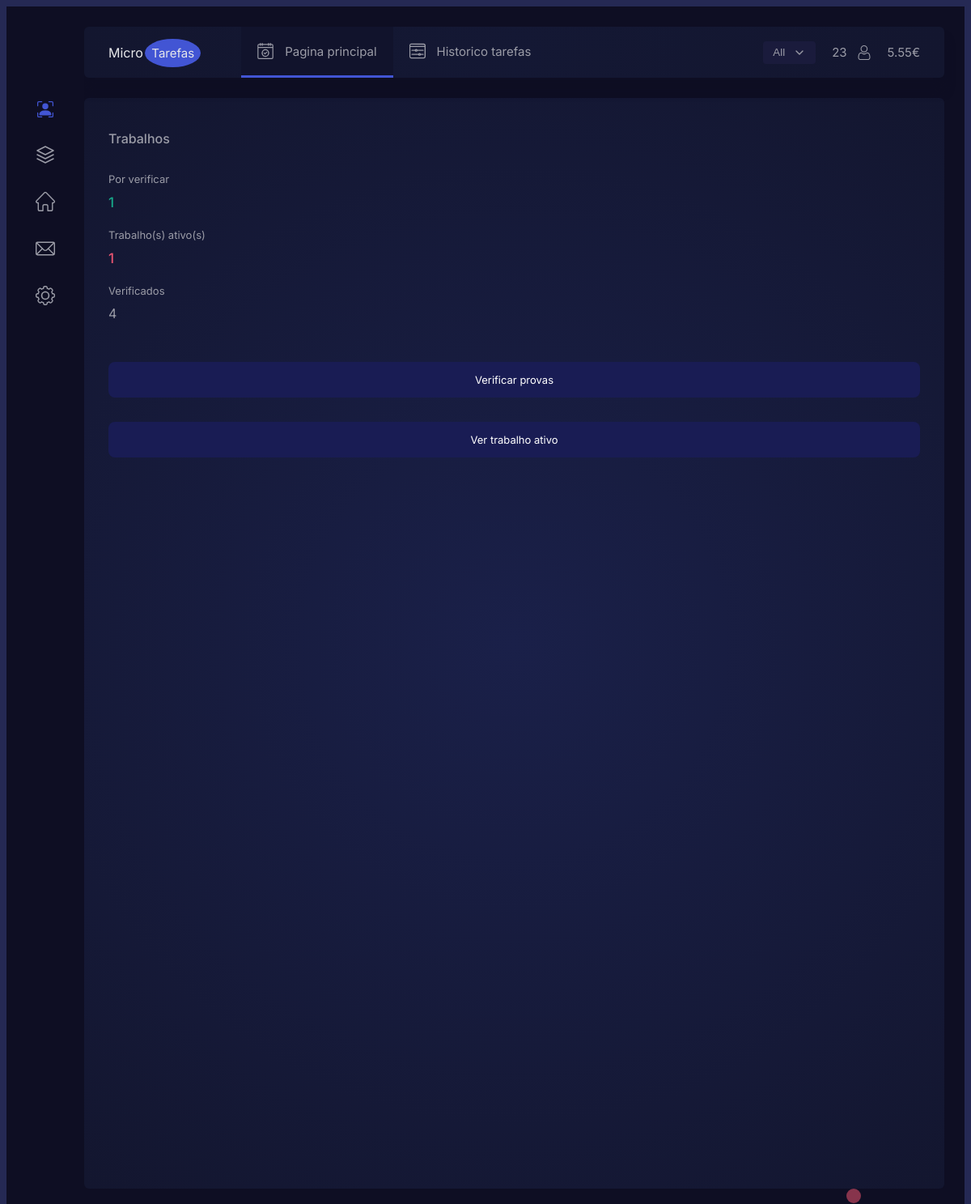
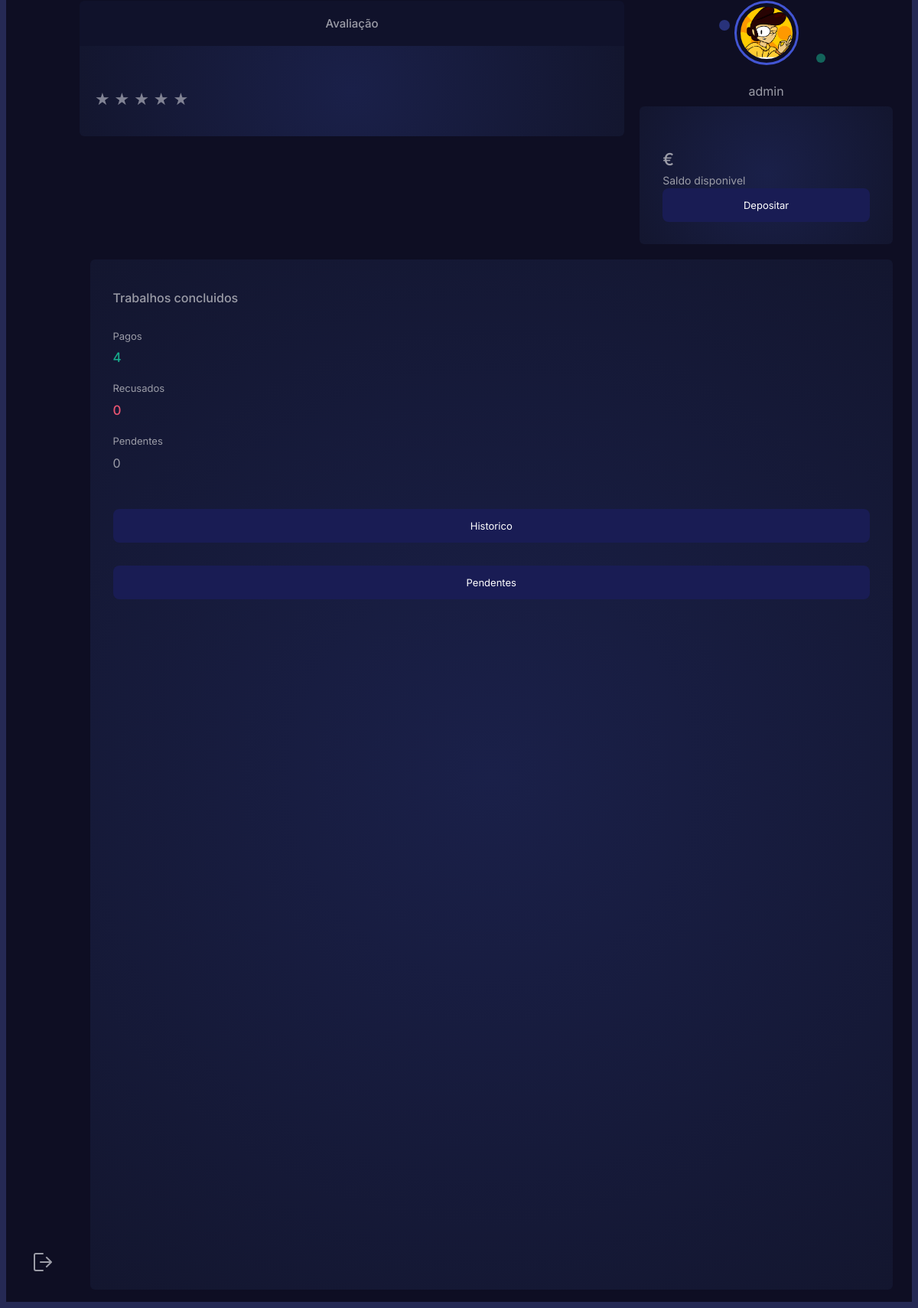
Screenshot of /out_perfil.php?id=1 (signed in) with the database file from the repository (2 pictures, top to bottom).
### tables this page shows
CREATE TABLE `utilizador` (
  `id_utilizador` int(11) NOT NULL,
  `nome` varchar(20) NOT NULL,
  `sobrenome` varchar(20) NOT NULL,
  `utilizador` varchar(20) NOT NULL,
  `password` varchar(20) NOT NULL,
  `saldo` float NOT NULL,
  `arquivo` varchar(150) NOT NULL,
  `avaliacao` float NOT NULL
);

CREATE TABLE `arquivo` (
  `id` int(11) NOT NULL,
  `id_utilizador` int(11) NOT NULL,
  `utilizador` varchar(50) NOT NULL,
  `nome` varchar(220) NOT NULL
);

### out_perfil.php (the view, shortened to what this page needs)
<?php
$dbhost = "localhost";
$dbuser = "root";
$dbpass = "";
$dbname = "conect";
$conn = mysqli_connect($dbhost, $dbuser, $dbpass, $dbname);
$id = filter_input(INPUT_GET, 'id', FILTER_SANITIZE_NUMBER_INT);
$logado =$_SESSION['user'];
$sql = "SELECT * FROM historico_trabalho where id='$id' ";
  if($res=mysqli_query($conn,$sql)){
    $empregador= array();
  $iol = 0;
  while($reg=mysqli_fetch_assoc($res)){
    $empregador[$iol] = $reg['empregador'] ;
    $utilizador = "SELECT * FROM utilizador where utilizador = '$logado' ";
if($ress=mysqli_query($conn,$utilizador)){
    $valor_saldo = array();
    $ioll = 0;
    while($regg=mysqli_fetch_assoc($ress)){
        $valor_saldo[$ioll] = $regg['saldo'] ;
$sql  ="SELECT * from arquivo where utilizador = '$empregador[$iol]' ";
$resultado = $conn->query($sql);
while ($linha = mysqli_fetch_array($resultado)){
    $album [] = $linha;
}
?>
<!DOCTYPE html>
<html lang="en" >
<head>
  <link rel="stylesheet" href="https://cdnjs.cloudflare.com/ajax/libs/normalize/5.0.0/normalize.min.css">
<link rel="stylesheet" href="css/style.css">
</head>
<body>
<div class="wrapper">
 <div class="left-side">
  <svg viewBox="0 0 24 24" fill="none" stroke="currentColor" stroke-width="1.5" stroke-linecap="round" stroke-linejoin="round">
   <path d="M12 2L2 7l10 5 10-5-10-5zM2 17l10 5 10-5M2 12l10 5 10-5" /></svg>
 </div>
 <div class="main-container">
  <div class="header">
   <div class="logo">Micro
    <span class=logo-det>Tarefas</span></div>
   <a class="header-link active" href="#">
    Pagina principal
   </a>
   <a class="header-link" href="historico.php">
    Historico tarefas
   </a>
   <div class="user-info">
    <button class="button">All
     <svg xmlns="http://www.w3.org/2000/svg" width="24" height="24" viewBox="0 0 24 24" fill="none" stroke="currentColor" stroke-width="2" stroke-linecap="round" stroke-linejoin="round" class="feather feather-chevron-down">
      <path d="M6 9l6 6 6-6" /></svg>
    </button>
    <div class="user-name"> <?php echo $logado; ?></div>
     <div class="hour"><?php   echo $valor_saldo[$ioll] = $regg['saldo']; ?>€</div>
   </div>
  </div>
  <div class="user-box first-box">
   <div class="discount card" style="--delay: .4s">
    <div class="title">Trabalhos</div>
    <div class="discount-wrapper">
     <div class="discount-info">
      <div class="subtitle">Por verificar</div>
      <div class="subtitle-count"><?php
      $query= "SELECT id_prova from provas where empregador = '$empregador[$iol]'";
      $query_run = mysqli_query($conn,$query);
      $row = mysqli_num_rows($query_run);
      echo $row ;
      ?></div>
      <div class="subtitle">Trabalho(s) ativo(s)</div>
      <div class="subtitle-count dist"><?php
      $query= "SELECT id_trabalho from trabalho where utilizador = '$empregador[$iol]'";
      $query_run = mysqli_query($conn,$query);
      $row = mysqli_num_rows($query_run);
      echo $row ;
      ?></div>
      <div class="subtitle">Verificados</div>
      <?php
      $query= "SELECT id from historico_trabalho where trabalhador = '$empregador[$iol]'";
      $query_run = mysqli_query($conn,$query);
      $row = mysqli_num_rows($query_run);
      echo $row ;
      ?>
     </div>
    </div>
    <div   onclick="parent.location='prova.php'" class="button offer-button"><a ></a>Verificar provas</div><br>
    <div onclick="parent.location='trabalhoativo.php'" class="button offer-button">Ver trabalho ativo</div>
   </div>
   <div class="cards-wrapper" style="--delay: .6s">
    <div class="cards-header">
     <div class="cards-header-date">
      <div class="title">Avaliação</div>
     </div>
    </div>
    <div class="cards card">
     <div class="cards-head">
      <div class="cards-info">
       <div class="degree">
        <div class="account-cash">
          <div class="stars">
              <span onclick="parent.location='avaliacao.php?value=1&nome=<?php echo $empregador[$iol] ?>'" class="star">★</span>
              <span onclick="parent.location='avaliacao.php?value=2&nome=<?php echo $empregador[$iol] ?>'" class="star">★</span>
              <span onclick="parent.location='avaliacao.php?value=3&nome=<?php echo $empregador[$iol] ?>'" class="star">★</span>
              <span onclick="parent.location='avaliacao.php?value=4&nome=<?php echo $empregador[$iol] ?>'" class="star">★</span>
              <span onclick="parent.location='avaliacao.php?value=5&nome=<?php echo $empregador[$iol] ?>'" class="star">★</span>
          </div>
        </div>
       </div>
      </div>
      <svg viewBox="0 0 512 512" fill="currentColor">
      </svg>
     </div>
    </div>
   </div>
   <div class="account-wrapper" style="--delay: .8s">
    <div class="account-profile">
<?php   foreach ($album as $foto)   {     ?>
     <img src="<?php echo "./foto/".$foto["nome"] ?>" alt="">
<?php   }     ?>
     <div class="blob-wrap">
      <div class="blob"></div>
      <div class="blob"></div>
      <div class="blob"></div>
     </div>
     <div class="account-name"> <?php echo $empregador[$iol] ?></div>
    </div>
    <div class="account card">
     <div class="account-cash"><?php     ?>€ </div>
    <?php  }}  }}    ?>
     <div class="account-income">Saldo disponivel</div>
     <div  class="button offer-button"><a class="depositar"  href="depositar.php" style="color:white;text-decoration:none">Depositar</a></li></div>
    </div>
   </div>
   <p>&nbsp;</p> <p>&nbsp;</p> <p>&nbsp;</p>
   <div class="discount card" style="--delay: .4s; ">
    <div class="title">Trabalhos concluidos</div>
    <div class="discount-wrapper">
     <div class="discount-info">
      <div class="subtitle">Pagos</div>
      <div class="subtitle-count"><?php
      $query= "SELECT id from historico_trabalho where trabalhador = '$empregador[$iol]' and  estado = 'pago'";
      $query_run = mysqli_query($conn,$query);
      $row = mysqli_num_rows($query_run);
      echo $row ;
      ?></div>
      <div class="subtitle">Recusados</div>
      <div class="subtitle-count dist"><?php
      $query= "SELECT id from historico_trabalho where trabalhador = '$empregador[$iol]' and  estado = 'recusado'";
      $query_run = mysqli_query($conn,$query);
      $row = mysqli_num_rows($query_run);
      echo $row ;
      ?></div>
      <div class="subtitle">Pendentes</div>
      <?php
      $query= "SELECT id_prova from provas where trabalhador = '$empregador[$iol]' ";
      $query_run = mysqli_query($conn,$query);
      $row = mysqli_num_rows($query_run);
      echo $row ;
      ?>
     </div>
    </div>
    <div   onclick="parent.location='historico.php'" class="button offer-button"><a ></a>Historico</div><br>
    <div   onclick="parent.location='pendente.php'" class="button offer-button"><a ></a>Pendentes</div><br>
   </div>
  </div>
</body>
</html>

### rows the page displays
utilizador: saldo "5.55", row "1", row "4", iol "admin"
arquivo: nome (picture)

### other values shown
$row "4"
$row "0"
